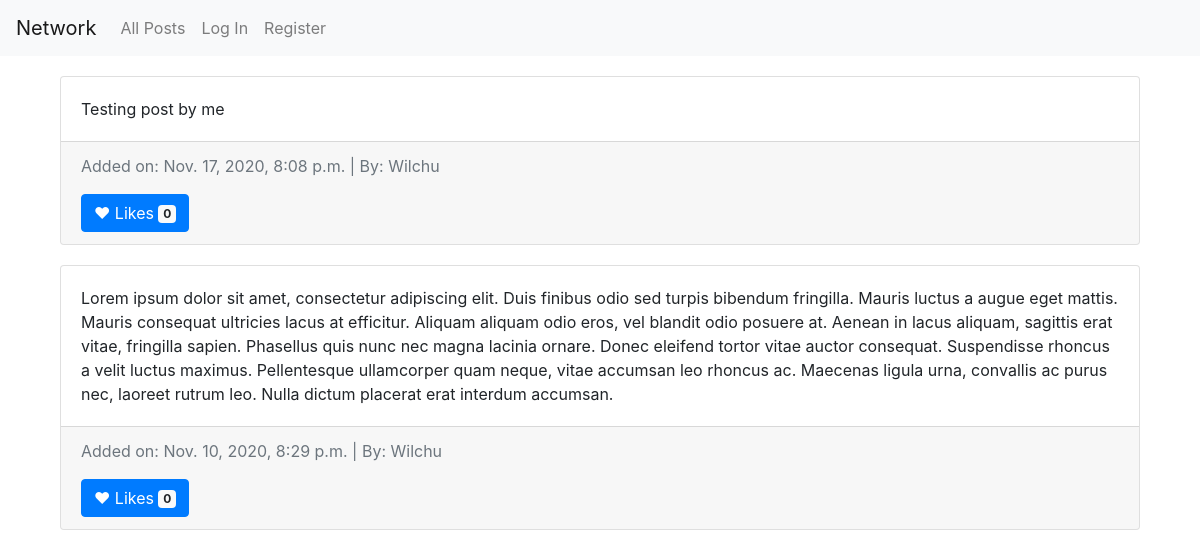
The app's page /, older data.
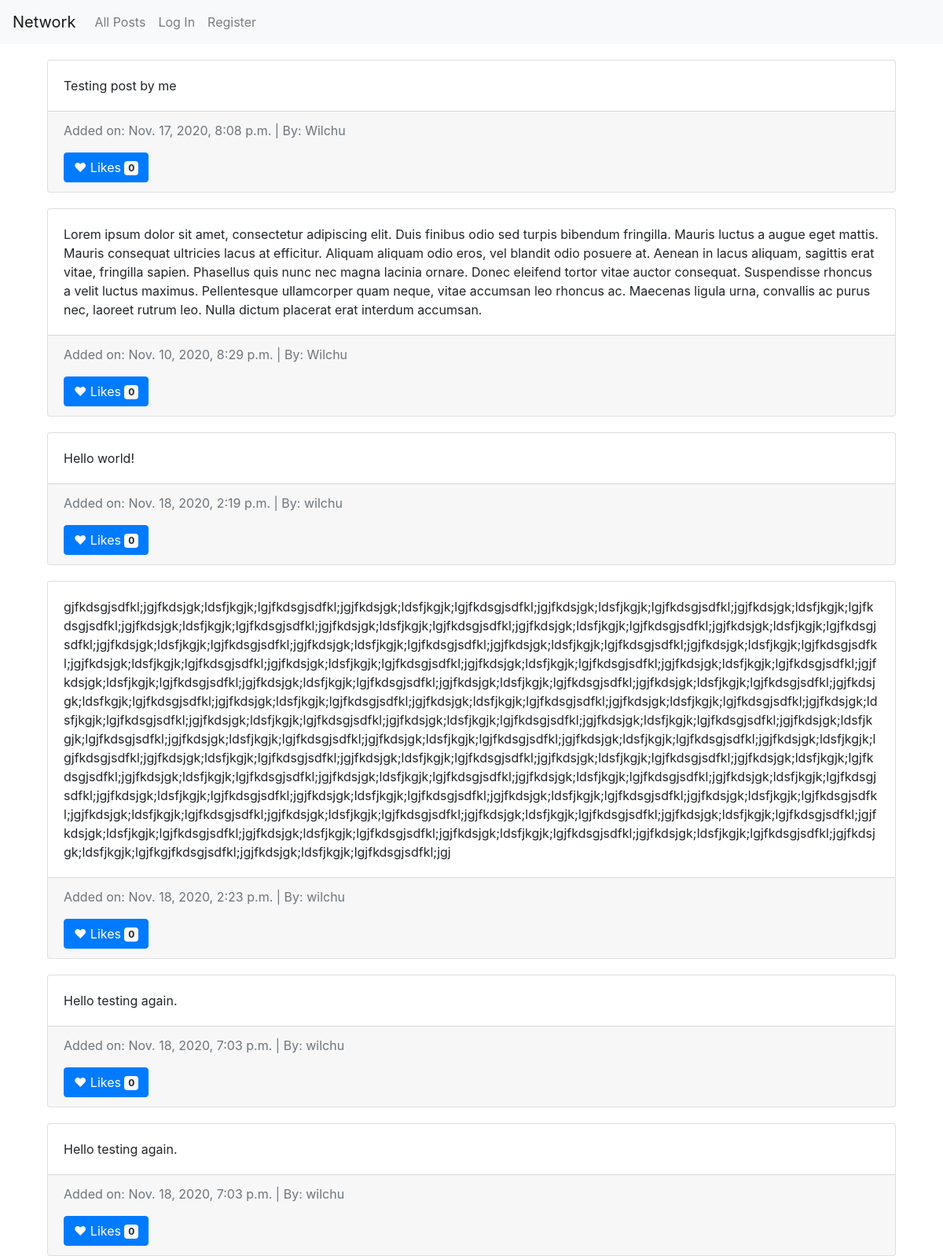
The same page, newer data.
### network/models.py (models this page shows, shortened)
class Posts(models.Model):
    post_owner = models.ForeignKey(User, on_delete= models.CASCADE)
    post_content = models.CharField(max_length=2000)
    post_likes = models.IntegerField(default=0)
    post_date = models.DateTimeField(auto_now_add=True)

class User(AbstractUser):
    pass

### network/views.py (the view, shortened to what this page needs)
# urls.py: path("", views.index, name="index"),
def index(request):
    return render(request, "network/index.html", {
        "all_posts": Posts.objects.filter().all()
    })

### network/templates/network/index.html (shortened to what this page needs)
{% extends "network/layout.html" %}
{% block body %}
    <section>
        <div class="container">
            {% for post in all_posts %}
            <div class="card">
                <div class="card-body">
                  <p class="card-text">{{ post.post_content }}</p>
                </div>
                <div class="card-footer text-muted">
                  <p>Added on: {{ post.post_date }} | By: {{ post.post_owner }}</p>
                  <button type="button" class="btn btn-primary">
                    &hearts; Likes <span class="badge badge-light">{{ post.post_likes }}</span>
                  </button>
                </div>
              </div>
            {% endfor %}
        </div>
    </section>
{% endblock %}

### network/templates/network/layout.html (shortened to what this page needs)
{% load static %}
<!DOCTYPE html>
<html lang="en">
    <head>
        <link rel="stylesheet" href="https://stackpath.bootstrapcdn.com/bootstrap/4.4.1/css/bootstrap.min.css">
        <link href="{% static 'network/styles.css' %}" rel="stylesheet">
    </head>
    <body>
        <nav class="navbar navbar-expand-lg navbar-light bg-light">
            <a class="navbar-brand" href="#">Network</a>
            <div>
              <ul class="navbar-nav mr-auto">
                <li class="nav-item">
                  <a class="nav-link" href="{% url 'index' %}">All Posts</a>
                </li>
                {% if user.is_authenticated %}
                    <li class="nav-item">
                        <a class="nav-link" href="#">Following</a>
                    </li>
                    <li class="nav-item">
                        <a class="nav-link" href="{% url 'logout' %}">Log Out</a>
                    </li>
                {% else %}
                    <li class="nav-item">
                        <a class="nav-link" href="{% url 'login' %}">Log In</a>
                    </li>
                    <li class="nav-item">
                        <a class="nav-link" href="{% url 'register' %}">Register</a>
                    </li>
                {% endif %}
              </ul>
            </div>
          </nav>
        <div class="body container">
            {% block body %}
            {% endblock %}
        </div>
    </body>
</html>

### network/static/network/styles.css (style rules this page uses)
.card { margin-top: 20px; }

Row changes from the older to the newer data that the page shows:
added Posts: post_content "Hello world!", post_date "Nov. 18, 2020, 2:19 p.m.", post_owner "wilchu", post_likes "0"
added Posts: post_content "gjfkdsgjsdfkl;jgjfkdsjgk;ldsfjkgjk;lgjfkdsgjsdfkl;jgjfkdsjgk;ldsfjkgjk;lgjfkdsgjsdfkl;jgjfkdsjgk;ldsfjkgjk;lgjfkdsgjsdfkl;jgjfkdsjgk;ldsfjkgjk;lgjfkdsgjsdfkl;jgjfkdsjgk;ldsfjkgjk;lgjfkdsgjsdfkl;jgjfkdsjgk;ldsfjkgjk;lgjfkdsgjsdfkl;jgjfkdsjgk;ldsfjkgjk;lgjfkdsgjsdfkl;jgjfkdsjgk;ldsfjkgjk;lgjfkdsgjsdfkl;jgjfkdsjgk;ldsfjkgjk;lgjfkdsgjsdfkl;jgjfkdsjgk;ldsfjkgjk;lgjfkdsgjsdfkl;jgjfkdsjgk;ldsfjkgjk;lgjfkdsgjsdfkl;jgjfkdsjgk;ldsfjkgjk;lgjfkdsgjsdfkl;jgjfkdsjgk;ldsfjkgjk;lgjfkdsgjsdfkl;jgjfkdsjgk;ldsfjkgjk;lgjfkdsgjsdfkl;jgjfkdsjgk;ldsfjkgjk;lgjfkdsgjsdfkl;jgjfkdsjgk;ldsfjkgjk;lgjfkdsgjsdfkl;jgjfkdsjgk;ldsfjkgjk;lgjfkdsgjsdfkl;jgjfkdsjgk;ldsfjkgjk;lgjfkdsgjsdfkl;jgjfkdsjgk;ldsfjkgjk;lgjfkdsgjsdfkl;jg…", post_date "Nov. 18, 2020, 2:23 p.m.", post_owner "wilchu", post_likes "0"
added Posts: post_content "Hello testing again.", post_date "Nov. 18, 2020, 7:03 p.m.", post_owner "wilchu", post_likes "0"
added Posts: post_content "Hello testing again.", post_date "Nov. 18, 2020, 7:03 p.m.", post_owner "wilchu", post_likes "0"
